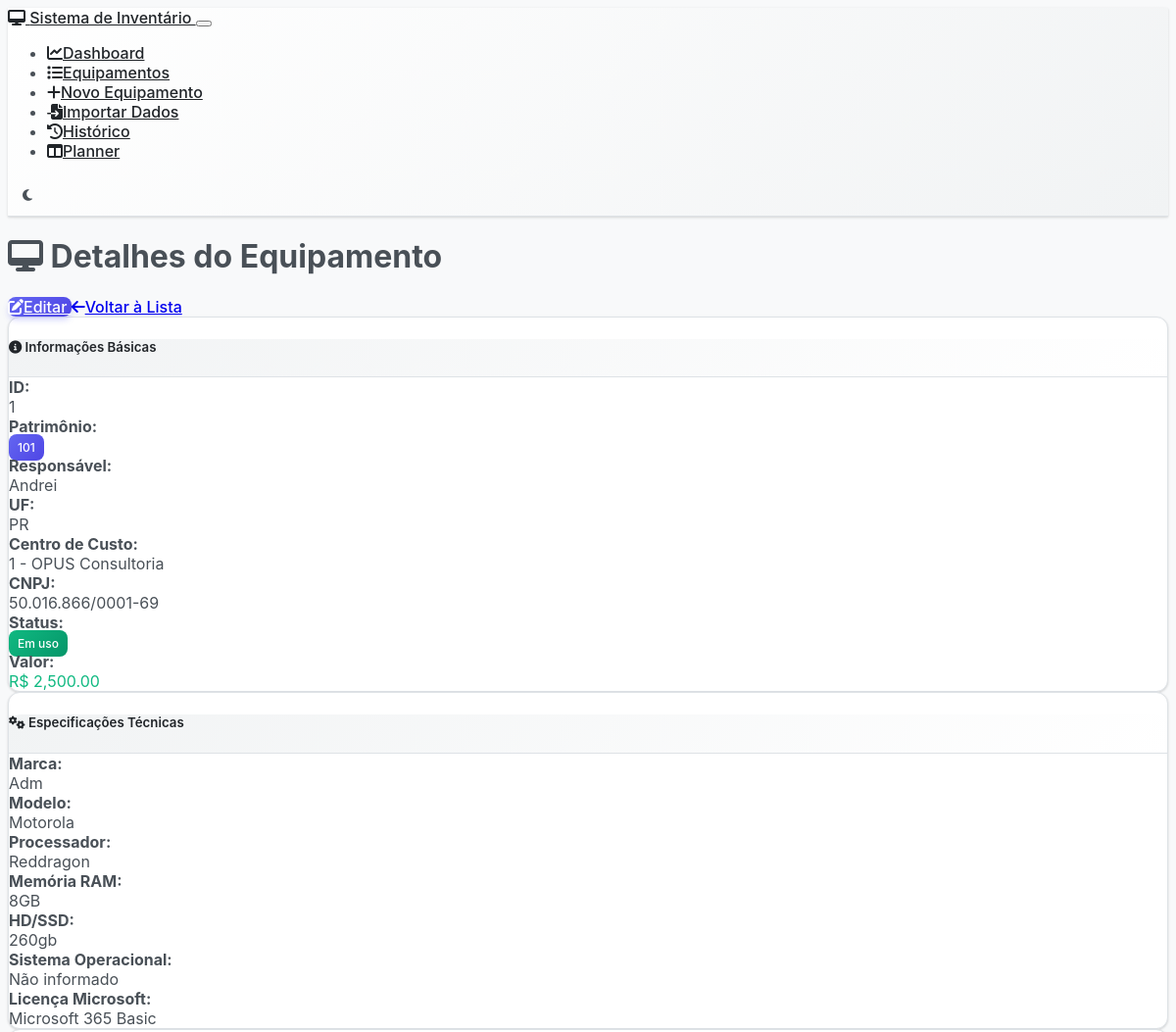
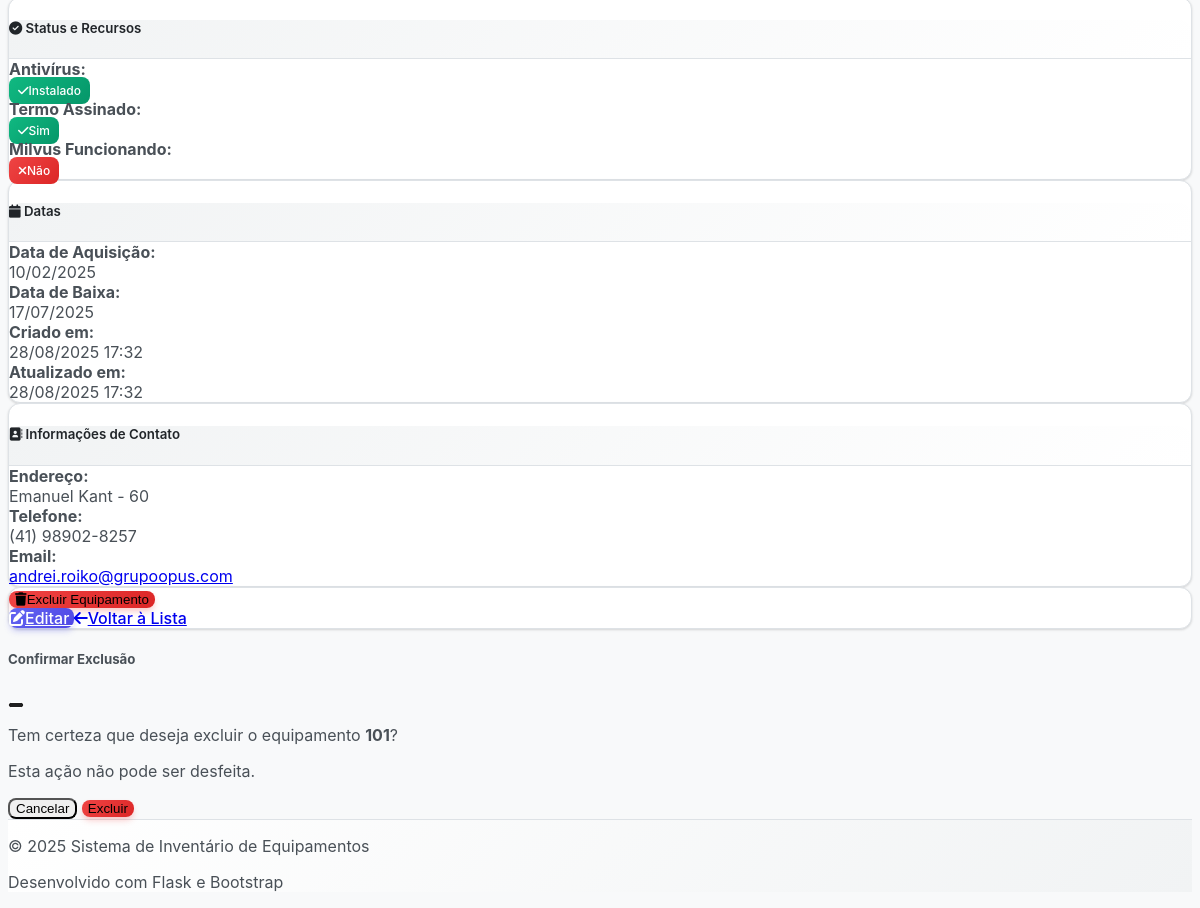
Page /equipment/1 on the committed database (2 pictures, top to bottom).
### models.py (models this page shows, shortened)
class Equipment(db.Model):
    __tablename__ = 'equipment'
    id = db.Column(db.Integer, primary_key=True)
    tipo_equipamento = db.Column(db.String(20), nullable=False, default='notebook')  # 'notebook' ou 'celular'
    responsavel = db.Column(db.String(100), nullable=False)
    uf = db.Column(db.String(2), nullable=False)
    centro_custo_id = db.Column(db.Integer, db.ForeignKey('centro_custo.id'), nullable=False)
    cnpj = db.Column(db.Text, nullable=False)  # Mudando para Text para permitir múltiplos CNPJs
    fornecedor = db.Column(db.String(100), nullable=True)  # Novo campo fornecedor
    modelo = db.Column(db.String(100), nullable=False)
    status = db.Column(db.String(50), nullable=False, default='Em uso')
    patrimonio = db.Column(db.String(50), unique=True, nullable=False)
    valor = db.Column(db.Float, nullable=False, default=0.0)
    marca = db.Column(db.String(50), nullable=True)
    processador = db.Column(db.String(100), nullable=True)
    memoria_ram = db.Column(db.String(20), nullable=True)
    hd_ssd = db.Column(db.String(50), nullable=True)
    sistema_operacional = db.Column(db.String(50), nullable=True)
    licenca_microsoft = db.Column(db.String(50), nullable=True)
    antivirus = db.Column(db.Boolean, default=False)
    termo_assinado = db.Column(db.Boolean, default=False)
    milvus_funcionando = db.Column(db.Boolean, default=False)
    imei = db.Column(db.String(20), nullable=True)  # Identificador único do celular
    linha_telefonica = db.Column(db.String(20), nullable=True)  # Número da linha (se houver chip)
    sistema_operacional_celular = db.Column(db.String(20), nullable=True)  # Android/iOS (separado do campo de notebook)
    data_aquisicao = db.Column(db.Date, nullable=True)
    data_baixa = db.Column(db.Date, nullable=True)
    created_at = db.Column(db.DateTime, default=datetime.utcnow)
    updated_at = db.Column(db.DateTime, default=datetime.utcnow, onupdate=datetime.utcnow)
    endereco = db.Column(db.String(200), nullable=True)
    telefone = db.Column(db.String(20), nullable=True)
    email = db.Column(db.String(100), nullable=True)
    link_termos = db.Column(db.String(500), nullable=True)  # Link dos termos assinados
    historico_modificacoes = db.Column(db.Text, nullable=True)  # Histórico de modificações
    senha = db.Column(db.String(255), nullable=True)  # Campo senha
    cc = db.Column(db.String(300), nullable=True)  # Centro de custo texto (legacy field)

### routes.py (the view)
@app.route('/equipment/<int:id>')
def equipment_detail(id):
    equipment = Equipment.query.get_or_404(id)
    return render_template('equipment_detail.html', equipment=equipment)

### templates/equipment_detail.html (shortened to what this page needs)
{% extends "base.html" %}
{% block content %}
<div class="row">
    <div class="col-12">
        <div class="d-flex justify-content-between align-items-center mb-4">
            <h1>
                <i class="fas fa-desktop me-2"></i>
                Detalhes do Equipamento
            </h1>
            <div>
                <a href="{{ url_for('equipment_edit', id=equipment.id) }}" class="btn btn-primary me-2">
                    <i class="fas fa-edit me-2"></i>Editar
                </a>
                <a href="{{ url_for('equipment_list') }}" class="btn btn-secondary">
                    <i class="fas fa-arrow-left me-2"></i>Voltar à Lista
                </a>
            </div>
        </div>
    </div>
</div>
<div class="row">
    <div class="col-md-6 mb-4">
        <div class="card">
            <div class="card-header">
                <h5 class="card-title mb-0">
                    <i class="fas fa-info-circle me-2"></i>
                    Informações Básicas
                </h5>
            </div>
            <div class="card-body">
                <div class="row mb-3">
                    <div class="col-sm-4"><strong>ID:</strong></div>
                    <div class="col-sm-8">{{ equipment.id }}</div>
                </div>
                <div class="row mb-3">
                    <div class="col-sm-4"><strong>Patrimônio:</strong></div>
                    <div class="col-sm-8"><span class="badge bg-primary">{{ equipment.patrimonio }}</span></div>
                </div>
                <div class="row mb-3">
                    <div class="col-sm-4"><strong>Responsável:</strong></div>
                    <div class="col-sm-8">{{ equipment.responsavel }}</div>
                </div>
                <div class="row mb-3">
                    <div class="col-sm-4"><strong>UF:</strong></div>
                    <div class="col-sm-8">{{ equipment.uf }}</div>
                </div>
                <div class="row mb-3">
                    <div class="col-sm-4"><strong>Centro de Custo:</strong></div>
                    <div class="col-sm-8">{{ equipment.cc }}</div>
                </div>
                <div class="row mb-3">
                    <div class="col-sm-4"><strong>CNPJ:</strong></div>
                    <div class="col-sm-8">{{ equipment.cnpj }}</div>
                </div>
                <div class="row mb-3">
                    <div class="col-sm-4"><strong>Status:</strong></div>
                    <div class="col-sm-8">
                        <span class="badge
                            {% if equipment.status == 'Em uso' %}bg-success
                            {% elif equipment.status == 'Disponível' %}bg-primary
                            {% elif equipment.status == 'Manutenção' %}bg-warning
                            {% elif equipment.status == 'Baixado' %}bg-danger
                            {% else %}bg-secondary{% endif %}">
                            {{ equipment.status }}
                        </span>
                    </div>
                </div>
                <div class="row mb-3">
                    <div class="col-sm-4"><strong>Valor:</strong></div>
                    <div class="col-sm-8"><span class="text-success fw-bold">R$ {{ "{:,.2f}".format(equipment.valor) }}</span></div>
                </div>
            </div>
        </div>
    </div>
    <div class="col-md-6 mb-4">
        <div class="card">
            <div class="card-header">
                <h5 class="card-title mb-0">
                    <i class="fas fa-cogs me-2"></i>
                    Especificações Técnicas
                </h5>
            </div>
            <div class="card-body">
                <div class="row mb-3">
                    <div class="col-sm-4"><strong>Marca:</strong></div>
                    <div class="col-sm-8">{{ equipment.marca or 'Não informado' }}</div>
                </div>
                <div class="row mb-3">
                    <div class="col-sm-4"><strong>Modelo:</strong></div>
                    <div class="col-sm-8">{{ equipment.modelo }}</div>
                </div>
                <div class="row mb-3">
                    <div class="col-sm-4"><strong>Processador:</strong></div>
                    <div class="col-sm-8">{{ equipment.processador or 'Não informado' }}</div>
                </div>
                <div class="row mb-3">
                    <div class="col-sm-4"><strong>Memória RAM:</strong></div>
                    <div class="col-sm-8">{{ equipment.memoria_ram or 'Não informado' }}</div>
                </div>
                <div class="row mb-3">
                    <div class="col-sm-4"><strong>HD/SSD:</strong></div>
                    <div class="col-sm-8">{{ equipment.hd_ssd or 'Não informado' }}</div>
                </div>
                <div class="row mb-3">
                    <div class="col-sm-4"><strong>Sistema Operacional:</strong></div>
                    <div class="col-sm-8">{{ equipment.sistema_operacional or 'Não informado' }}</div>
                </div>
                <div class="row mb-3">
                    <div class="col-sm-4"><strong>Licença Microsoft:</strong></div>
                    <div class="col-sm-8">{{ equipment.licenca_microsoft or 'Não informado' }}</div>
                </div>
            </div>
        </div>
    </div>
</div>
<div class="row">
    <div class="col-md-6 mb-4">
        <div class="card">
            <div class="card-header">
                <h5 class="card-title mb-0">
                    <i class="fas fa-check-circle me-2"></i>
                    Status e Recursos
                </h5>
            </div>
            <div class="card-body">
                <div class="row mb-3">
                    <div class="col-sm-6"><strong>Antivírus:</strong></div>
                    <div class="col-sm-6">
                        {% if equipment.antivirus %}
                            <span class="badge bg-success"><i class="fas fa-check me-1"></i>Instalado</span>
                        {% else %}
                            <span class="badge bg-danger"><i class="fas fa-times me-1"></i>Não instalado</span>
                        {% endif %}
                    </div>
                </div>
                <div class="row mb-3">
                    <div class="col-sm-6"><strong>Termo Assinado:</strong></div>
                    <div class="col-sm-6">
                        {% if equipment.termo_assinado %}
                            <span class="badge bg-success"><i class="fas fa-check me-1"></i>Sim</span>
                        {% else %}
                            <span class="badge bg-danger"><i class="fas fa-times me-1"></i>Não</span>
                        {% endif %}
                    </div>
                </div>
                <div class="row mb-3">
                    <div class="col-sm-6"><strong>Milvus Funcionando:</strong></div>
                    <div class="col-sm-6">
                        {% if equipment.milvus_funcionando %}
                            <span class="badge bg-success"><i class="fas fa-check me-1"></i>Sim</span>
                        {% else %}
                            <span class="badge bg-danger"><i class="fas fa-times me-1"></i>Não</span>
                        {% endif %}
                    </div>
                </div>
            </div>
        </div>
    </div>
    <div class="col-md-6 mb-4">
        <div class="card">
            <div class="card-header">
                <h5 class="card-title mb-0">
                    <i class="fas fa-calendar me-2"></i>
                    Datas
                </h5>
            </div>
            <div class="card-body">
                <div class="row mb-3">
                    <div class="col-sm-6"><strong>Data de Aquisição:</strong></div>
                    <div class="col-sm-6">
                        {% if equipment.data_aquisicao %}
                            {{ equipment.data_aquisicao.strftime('%d/%m/%Y') }}
                        {% else %}
                            Não informado
                        {% endif %}
                    </div>
                </div>
                <div class="row mb-3">
                    <div class="col-sm-6"><strong>Data de Baixa:</strong></div>
                    <div class="col-sm-6">
                        {% if equipment.data_baixa %}
                            {{ equipment.data_baixa.strftime('%d/%m/%Y') }}
                        {% else %}
                            Não aplicável
                        {% endif %}
                    </div>
                </div>
                <div class="row mb-3">
                    <div class="col-sm-6"><strong>Criado em:</strong></div>
                    <div class="col-sm-6">{{ equipment.created_at.strftime('%d/%m/%Y %H:%M') }}</div>
                </div>
                <div class="row mb-3">
                    <div class="col-sm-6"><strong>Atualizado em:</strong></div>
                    <div class="col-sm-6">{{ equipment.updated_at.strftime('%d/%m/%Y %H:%M') }}</div>
                </div>
            </div>
        </div>
    </div>
</div>
{% if equipment.endereco or equipment.telefone or equipment.email %}
<div class="row">
    <div class="col-12 mb-4">
        <div class="card">
            <div class="card-header">
                <h5 class="card-title mb-0">
                    <i class="fas fa-address-book me-2"></i>
                    Informações de Contato
                </h5>
            </div>
            <div class="card-body">
                {% if equipment.endereco %}
                    <div class="row mb-3">
                        <div class="col-sm-2"><strong>Endereço:</strong></div>
                        <div class="col-sm-10">{{ equipment.endereco }}</div>
                    </div>
                {% endif %}
                {% if equipment.telefone %}
                    <div class="row mb-3">
                        <div class="col-sm-2"><strong>Telefone:</strong></div>
                        <div class="col-sm-10">{{ equipment.telefone }}</div>
                    </div>
                {% endif %}
                {% if equipment.email %}
                    <div class="row mb-3">
                        <div class="col-sm-2"><strong>Email:</strong></div>
                        <div class="col-sm-10">
                            <a href="mailto:{{ equipment.email }}">{{ equipment.email }}</a>
                        </div>
                    </div>
                {% endif %}
            </div>
        </div>
    </div>
</div>
{% endif %}
<div class="row">
    <div class="col-12">
        <div class="card">
            <div class="card-body">
                <div class="d-flex justify-content-between">
                    <button type="button" class="btn btn-danger" onclick="confirmDelete()">
                        <i class="fas fa-trash me-2"></i>Excluir Equipamento
                    </button>
                    <div>
                        <a href="{{ url_for('equipment_edit', id=equipment.id) }}" class="btn btn-primary me-2">
                            <i class="fas fa-edit me-2"></i>Editar
                        </a>
                        <a href="{{ url_for('equipment_list') }}" class="btn btn-secondary">
                            <i class="fas fa-arrow-left me-2"></i>Voltar à Lista
                        </a>
                    </div>
                </div>
            </div>
        </div>
    </div>
</div>
<div class="modal fade" id="deleteModal" tabindex="-1">
    <div class="modal-dialog">
        <div class="modal-content">
            <div class="modal-header">
                <h5 class="modal-title">Confirmar Exclusão</h5>
                <button type="button" class="btn-close" data-bs-dismiss="modal"></button>
            </div>
            <div class="modal-body">
                <p>Tem certeza que deseja excluir o equipamento <strong>{{ equipment.patrimonio }}</strong>?</p>
                <p class="text-danger">Esta ação não pode ser desfeita.</p>
            </div>
            <div class="modal-footer">
                <button type="button" class="btn btn-secondary" data-bs-dismiss="modal">Cancelar</button>
                <form method="POST" action="{{ url_for('equipment_delete', id=equipment.id) }}" style="display: inline;">
                    <button type="submit" class="btn btn-danger">Excluir</button>
                </form>
            </div>
        </div>
    </div>
</div>
{% endblock %}

### rows in the picture
Equipment: id "1", patrimonio "101", responsavel "Andrei", uf "PR", cc "1 - OPUS Consultoria", cnpj "50.016.866/0001-69", status "Em uso", valor "2,500.00", marca "Adm", modelo "Motorola", processador "Reddragon", memoria_ram "8GB", hd_ssd "260gb", sistema_operacional "Não informado", licenca_microsoft "Microsoft 365 Basic", data_aquisicao "10/02/2025", data_baixa "17/07/2025", created_at "28/08/2025 17:32", updated_at "28/08/2025 17:32", endereco "Emanuel Kant - 60", telefone "(41) 98902-8257", email "andrei.roiko@grupoopus.com"
